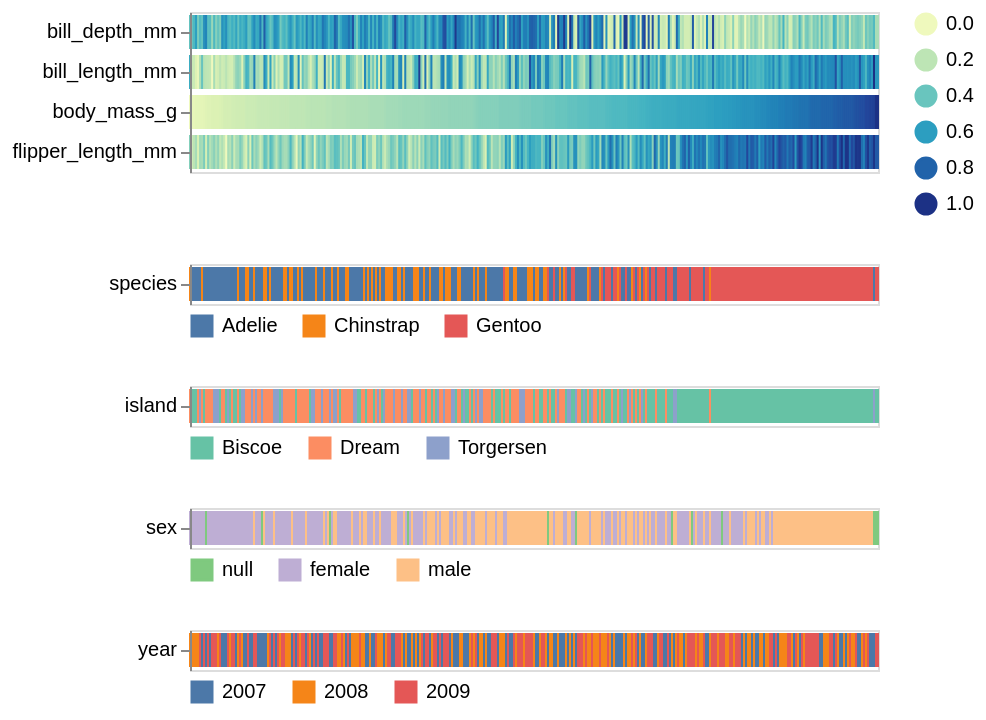

The notebook cell this image was saved under:
### Markdown cell above
If you want to look at all non-nummerical columns,
but don't like the idea of typing them out by hand,
you can use the dataframe method `select_dtypes`.

Viewing all the categorical values at once can be a bit confusing at first glance,
but if we study the plot carefully we can see some patterns,
e.g. it appears that almost all the heaviest penguins
are males of the Gentoo species living on the Biscoe island.

### Code cell
aly.heatmap(penguins, penguins.select_dtypes(exclude='number').columns, 'body_mass_g')

### Figure 1 — Vega-Lite specification as saved in the notebook (floating-point values rounded to 4 significant figures; data arrays with more than 128 entries replaced by an {"elided": "..."} marker saying what was removed)
{"config": {"view": {"continuousWidth": 300, "continuousHeight": 300}}, "vconcat": [{"data": {"name": "data-5731f78d68c713cda747891b5c702557"}, "mark": {"type": "rect", "height": 16}, "encoding": {"color": {"field": "value", "legend": {"orient": "right", "type": "gradient"}, "scale": {"scheme": "yellowgreenblue"}, "title": null, "type": "quantitative"}, "stroke": {"field": "value", "scale": {"scheme": "yellowgreenblue"}, "type": "quantitative"}, "tooltip": {"field": "value", "type": "quantitative"}, "x": {"axis": null, "field": "index", "title": null, "type": "ordinal"}, "y": {"field": "key", "title": null, "type": "nominal"}}, "transform": [{"window": [{"op": "count", "as": "index"}]}, {"fold": ["bill_length_mm", "bill_depth_mm", "flipper_length_mm", "body_mass_g"]}], "width": 344}, {"data": {"name": "data-75617b15cbf2c4c4064e40b9192fee3a"}, "mark": {"type": "rect", "height": 16}, "encoding": {"color": {"field": "value", "legend": {"offset": 5, "orient": "bottom"}, "scale": {"scheme": "tableau10"}, "title": null, "type": "nominal"}, "stroke": {"field": "value", "scale": {"scheme": "tableau10"}, "type": "nominal"}, "tooltip": {"field": "value", "type": "nominal"}, "x": {"axis": null, "field": "index", "title": null, "type": "ordinal"}, "y": {"field": "key", "title": null, "type": "nominal"}}, "transform": [{"window": [{"op": "count", "as": "index"}]}, {"fold": ["species"]}], "width": 344}, {"data": {"name": "data-e49244cf719b9ba8d6095d1531c5b278"}, "mark": {"type": "rect", "height": 16}, "encoding": {"color": {"field": "value", "legend": {"offset": 5, "orient": "bottom"}, "scale": {"scheme": "set2"}, "title": null, "type": "nominal"}, "stroke": {"field": "value", "scale": {"scheme": "set2"}, "type": "nominal"}, "tooltip": {"field": "value", "type": "nominal"}, "x": {"axis": null, "field": "index", "title": null, "type": "ordinal"}, "y": {"field": "key", "title": null, "type": "nominal"}}, "transform": [{"window": [{"op": "count", "as": "index"}]}, {"fold": ["island"]}], "width": 344}, {"data": {"name": "data-5e33ecb1a318d9568cce00dafc341265"}, "mark": {"type": "rect", "height": 16}, "encoding": {"color": {"field": "value", "legend": {"offset": 5, "orient": "bottom"}, "scale": {"scheme": "accent"}, "title": null, "type": "nominal"}, "stroke": {"field": "value", "scale": {"scheme": "accent"}, "type": "nominal"}, "tooltip": {"field": "value", "type": "nominal"}, "x": {"axis": null, "field": "index", "title": null, "type": "ordinal"}, "y": {"field": "key", "title": null, "type": "nominal"}}, "transform": [{"window": [{"op": "count", "as": "index"}]}, {"fold": ["sex"]}], "width": 344}, {"data": {"name": "data-638e56aec26f2c472386cdc0d5b2597f"}, "mark": {"type": "rect", "height": 16}, "encoding": {"color": {"field": "value", "legend": {"offset": 5, "orient": "bottom"}, "scale": {"scheme": "tableau10"}, "title": null, "type": "nominal"}, "stroke": {"field": "value", "scale": {"scheme": "tableau10"}, "type": "nominal"}, "tooltip": {"field": "value", "type": "nominal"}, "x": {"axis": null, "field": "index", "title": null, "type": "ordinal"}, "y": {"field": "key", "title": null, "type": "nominal"}}, "transform": [{"window": [{"op": "count", "as": "index"}]}, {"fold": ["year"]}], "width": 344}], "$schema": "https://vega.github.io/schema/vega-lite/v6.4.1.json", "datasets": {"data-5731f78d68c713cda747891b5c702557": {"elided": "344 records"}, "data-75617b15cbf2c4c4064e40b9192fee3a": {"elided": "344 records"}, "data-e49244cf719b9ba8d6095d1531c5b278": {"elided": "344 records"}, "data-5e33ecb1a318d9568cce00dafc341265": {"elided": "344 records"}, "data-638e56aec26f2c472386cdc0d5b2597f": {"elided": "344 records"}}}
